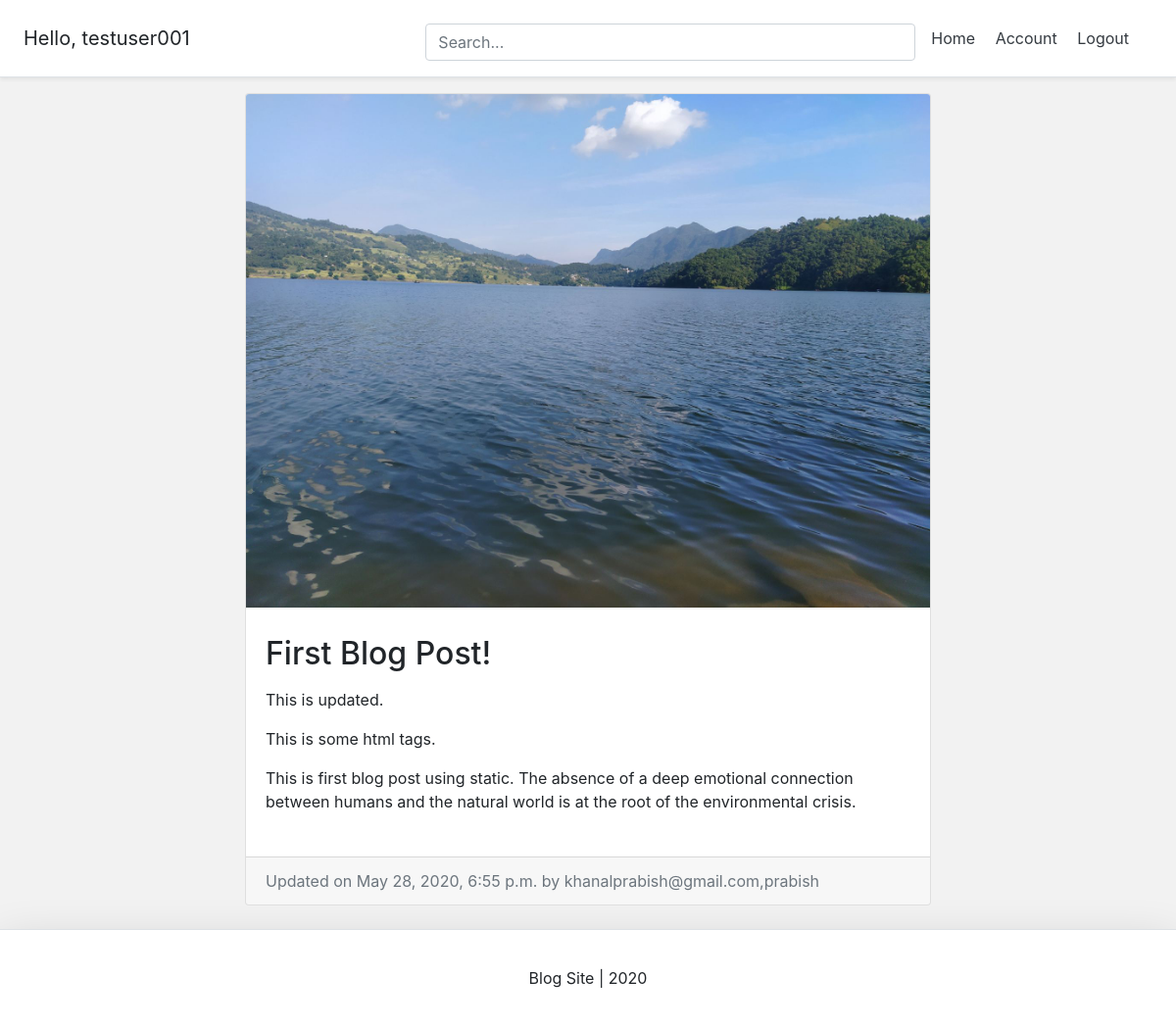
Page /blog/prabish-first-blog-post/ (signed in) on the committed database.
### account/models.py (models this page shows, shortened)
class Account(AbstractBaseUser):
	email 					= models.EmailField(verbose_name="email", max_length=60, unique=True)
	username 				= models.CharField(max_length=30, unique=True)
	date_joined				= models.DateTimeField(verbose_name='date joined', auto_now_add=True)
	last_login				= models.DateTimeField(verbose_name='last login', auto_now=True)
	is_admin				= models.BooleanField(default=False)
	is_active				= models.BooleanField(default=True)
	is_staff				= models.BooleanField(default=False)
	is_superuser			= models.BooleanField(default=False)
	USERNAME_FIELD = 'email'
	REQUIRED_FIELDS = ['username', ]
	objects = MyAccountManager()
	def __str__(self):
		return self.email + "," +self.username

### blog/models.py (models this page shows, shortened)
class BlogPost(models.Model):
	title 					= models.CharField(max_length=50, null=False, blank=False)
	body 					= models.TextField(max_length=500, null=False, blank=False)
	image		 			= models.ImageField(upload_to=upload_location, null=True, blank=True)
	date_published 			= models.DateTimeField(auto_now_add=True, verbose_name="date published")
	date_updated 			= models.DateTimeField(auto_now=True, verbose_name="date updated")
	author 					= models.ForeignKey(settings.AUTH_USER_MODEL, on_delete=models.CASCADE)
	slug 					= models.SlugField(blank=True, unique=True)

### blog/views.py (the view)
# urls.py: path('<slug>/', detail_blog_view, name="detail"),
def detail_blog_view(request, slug):
	context = {}
	blog_post = get_object_or_404(BlogPost, slug=slug)
	context['blog_post'] = blog_post
	return render(request, 'blog/detail_blog.html', context)

### blog/templates/blog/detail_blog.html (shortened to what this page needs)
{% extends 'base.html' %}
{% block content %}
<div class="container">
	<div class="row">
		<div class="card m-auto">
			<img class="card-img-top" src="{{blog_post.image.url}}">
			<div class="card-body mt-2 mb-2">
			  <h2 class="card-title">{{blog_post.title}}</h2>
			  <p class="card-text">{{blog_post.body|safe}}</p>
			</div>
			<div class="card-footer text-muted">
			  Updated on {{blog_post.date_updated}} by {{blog_post.author}}
			</div>
		</div>
	</div>
</div>
{% endblock content %}

### templates/snippets/header.html (shortened to what this page needs)
<div class="d-flex flex-column flex-md-row align-items-center p-3 px-md-4 mb-3 bg-white border-bottom shadow-sm">
  <h5 class="my-0 mr-md-auto font-weight-normal">
  	{% if request.user.is_authenticated %}
  		<p class="m-auto">Hello, {{request.user.username}}</p>
  	{% endif %}
  </h5>
  <div class="search-bar mt-sm-2 mr-2">
  	<form method="get">
  		<input class="form-control"  type="text" name="q" id="id_q" placeholder="Search...">
  	</form>
  </div>
  <nav class="my-2 my-md-0 mr-md-3">
  	{% if request.user.is_authenticated %}
	  	<a class="p-2 text-dark" href="{% url 'home' %}">Home</a>
	    <a class="p-2 text-dark" href="{% url 'account' %}">Account</a>
	    <a class="p-2 text-dark" href="{% url 'logout' %}">Logout</a>
	{% else %}
		<a class="p-2 text-dark" href="{% url 'home' %}">Home</a>
	    <a class="p-2 text-dark" href="{% url 'login' %}">Login</a>
	    <a class="btn btn-outline-primary" href="{% url 'register' %}">Register</a>
	{% endif %}
  </nav>
</div>

### templates/snippets/header.html (style rules this page uses)
@media (min-width: 768px) { html { font-size: 16px; } }
.search-bar { max-width: 500px; width: 100%; }
form { width: 100%; }

### templates/snippets/base_css.html (style rules this page uses)
body { background-color: #f2f2f2; }

### blog/templates/blog/detail_blog.html (style rules this page uses)
.card { max-width: 700px; }
.card-body { padding: 20px; }

### rows in the picture
Account: user.username "testuser001"
BlogPost: image (picture), title "First Blog Post!", body "This is updated. This is some html tags. This is first blog post using static. The absence of a deep emotional connection between humans and the natural world is at the root of the environmental crisis.", date_updated "May 28, 2020, 6:55 p.m.", author "khanalprabish@gmail.com,prabish"
